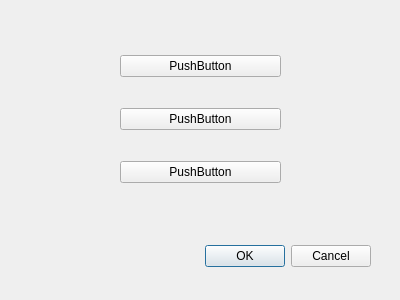
<?xml version="1.0" encoding="UTF-8"?>
<ui version="4.0">
 <class>Dialog</class>
 <widget class="QDialog" name="Dialog">
  <property name="geometry">
   <rect>
    <x>0</x>
    <y>0</y>
    <width>400</width>
    <height>300</height>
   </rect>
  </property>
  <property name="windowTitle">
   <string>Dialog</string>
  </property>
  <widget class="QDialogButtonBox" name="buttonBox">
   <property name="geometry">
    <rect>
     <x>30</x>
     <y>240</y>
     <width>341</width>
     <height>32</height>
    </rect>
   </property>
   <property name="orientation">
    <enum>Qt::Horizontal</enum>
   </property>
   <property name="standardButtons">
    <set>QDialogButtonBox::Cancel|QDialogButtonBox::Ok</set>
   </property>
  </widget>
  <widget class="QWidget" name="">
   <property name="geometry">
    <rect>
     <x>120</x>
     <y>30</y>
     <width>161</width>
     <height>181</height>
    </rect>
   </property>
   <layout class="QVBoxLayout" name="verticalLayout">
    <item>
     <widget class="QPushButton" name="pushButton">
      <property name="text">
       <string>PushButton</string>
      </property>
     </widget>
    </item>
    <item>
     <widget class="QPushButton" name="pushButton_2">
      <property name="text">
       <string>PushButton</string>
      </property>
     </widget>
    </item>
    <item>
     <widget class="QPushButton" name="pushButton_3">
      <property name="text">
       <string>PushButton</string>
      </property>
     </widget>
    </item>
   </layout>
  </widget>
 </widget>
 <resources/>
 <connections>
  <connection>
   <sender>buttonBox</sender>
   <signal>accepted()</signal>
   <receiver>Dialog</receiver>
   <slot>accept()</slot>
   <hints>
    <hint type="sourcelabel">
     <x>248</x>
     <y>254</y>
    </hint>
    <hint type="destinationlabel">
     <x>157</x>
     <y>274</y>
    </hint>
   </hints>
  </connection>
  <connection>
   <sender>buttonBox</sender>
   <signal>rejected()</signal>
   <receiver>Dialog</receiver>
   <slot>reject()</slot>
   <hints>
    <hint type="sourcelabel">
     <x>316</x>
     <y>260</y>
    </hint>
    <hint type="destinationlabel">
     <x>286</x>
     <y>274</y>
    </hint>
   </hints>
  </connection>
 </connections>
</ui>
